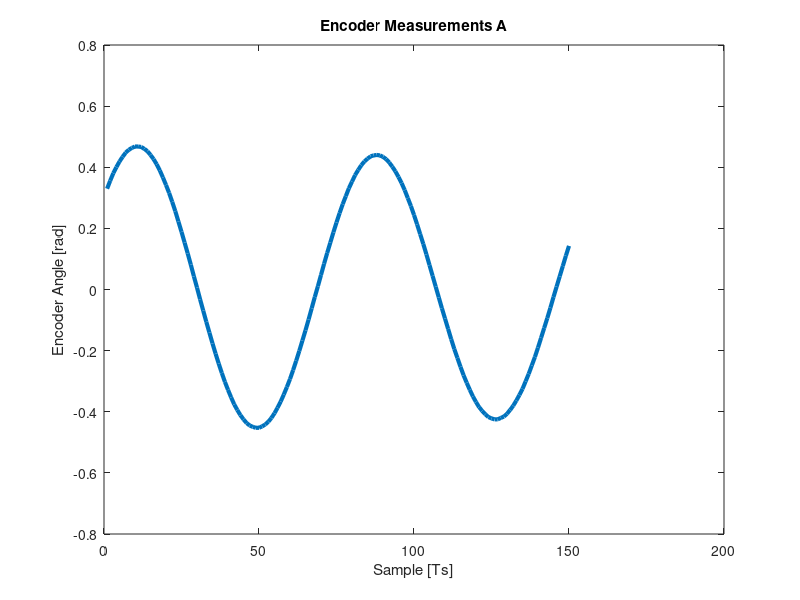
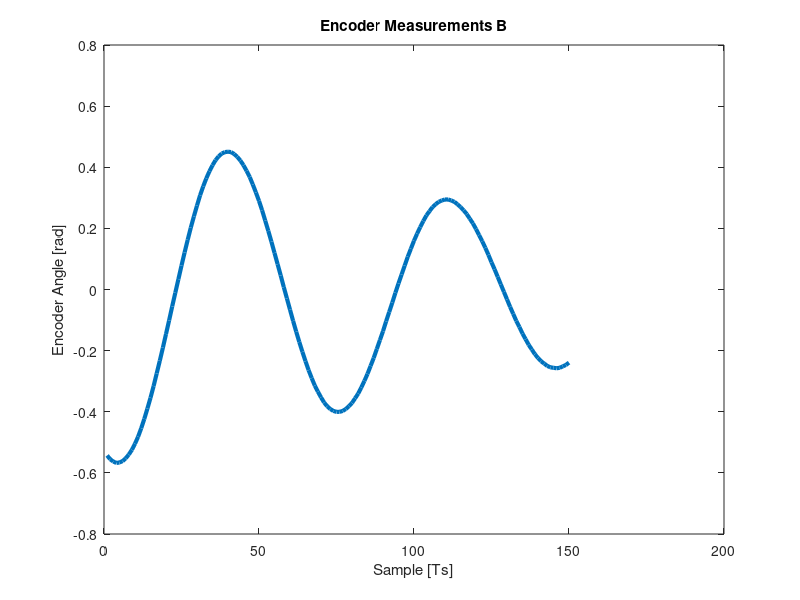

These figures' MATLAB source, in order: (Note: this script raises an error after producing the figures.)
close all;
clc;
clear;

encoder_a = load('encoder_a.mat');
encoder_b = load('encoder_b.mat');

% Generate time vector (cut off first section)
cut_off = 250;
N = size(encoder_a.encoder);
t = 0.01*(1:N-cut_off);

% Extract encoder data wanted

encoder_extract_a = encoder_a.encoder(1+cut_off:N);
encoder_extract_b = encoder_b.encoder(1+cut_off:N);

figure;
grid on;
plot(encoder_extract_a, 'LineWidth',3)
xlabel('Sample [Ts]')
ylabel('Encoder Angle [rad]')
title('Encoder Measurements A')

figure;
grid on;
plot(encoder_extract_b, 'LineWidth',3)
xlabel('Sample [Ts]')
ylabel('Encoder Angle [rad]')
title('Encoder Measurements B')

%% Run optimisation
params0 = [0.131;0.069;0.00728437;0.01;encoder_extract_a(1,:);encoder_extract_b(1,:);0.01;0.01;0.01];
% Define optimisati on cost
constraint = @(params) nonlcon(params);
options = optimset('TolFun', 1e-6, 'TolCon', 1e-6);
cost = @(params) norm(vertcat(encoder_extract_a,encoder_extract_b) - pendSim(t,params,encoder_extract_a,encoder_extract_b));
% Run optimisation to find model parameters
[params_opt] = fmincon(cost,params0,[],[],[],[],[],[],constraint,options);
% Get our estimate angle
[recovered_theta] = pendSim(t,params_opt,encoder_extract_a,encoder_extract_b);


%% Plot
N = size(t,2);
figure;
plot(t, encoder_extract_a,'--','LineWidth',2);
hold on;
plot(t, recovered_theta(1:N),'--','LineWidth',2);
legend({'Encoder [rad]','Recovered Angle [rad]'})
xlabel('time [s]');
ylabel('Angle [rad]');
title('Swing Test A')

figure;
plot(t, encoder_extract_b,'--','LineWidth',2);
hold on;
plot(t, recovered_theta(N+1:end),'--','LineWidth',2);
legend({'Encoder [rad]','Recovered Angle [rad]'})
xlabel('time [s]');
ylabel('Angle [rad]');
title('Swing Test B')

disp('Estimated CoM from point A: ')
disp(params_opt(1))
disp('Estimated CoM from point B: ')
disp(params_opt(2))
disp('Estimated Inertia: ')
disp(params_opt(3))
disp('Estimated initial dtheta for point A: ')
disp(params_opt(5))
disp('Estimated initial dtheta for point B: ')
disp(params_opt(6))


%% Functions
function [theta] = pendSim(t_sim,params,encoder_extract_a,encoder_extract_b)
    % Unpack parameters
    la = params(1);
    lb = params(2);
    J = params(3);
    d_t_a = params(4);
    
    theta0_a = params(5);
    theta0_b = params(6);
    
    dtheta0_a = params(7);
    dtheta0_b = params(8);
    d_t_b = params(9);
    
    % Define known parameters
    mp = 0.3424;
    g = 9.81;
    % Define pendulum ODE's. x = (dtheta, theta)
    Ia = mp*la^2+J;
    Ib = mp*lb^2+J;
    ddtheta_a = @(x) -(d_t_a*x(1))/Ia - (mp*g*la*sin(x(2)))/Ia;
    ddtheta_b = @(x) -(d_t_b*x(1))/Ib - (mp*g*lb*sin(x(2)))/Ib;
    dtheta = @(x) x(1);
    
    dx_a = @(t,x) [ddtheta_a(x); dtheta(x)];
    dx_b = @(t,x) [ddtheta_b(x); dtheta(x)];
    % Define simulation initial conditionas and run simulation
    initial_a = [dtheta0_a, theta0_a]';
    initial_b = [dtheta0_b, theta0_b]';
    % Run simulation
    [~,x_a] = ode45(dx_a,t_sim,initial_a);
    [~,x_b] = ode45(dx_b,t_sim,initial_b);
    % Return simulated angles
    theta = vertcat(x_a(:,2),x_b(:,2));

end